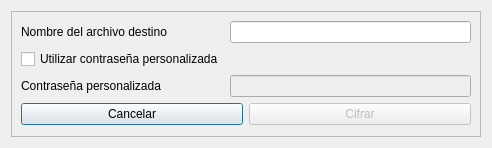
<?xml version="1.0" encoding="UTF-8"?>
<ui version="4.0">
 <class>Cifrar</class>
 <widget class="QDialog" name="Cifrar">
  <property name="geometry">
   <rect>
    <x>0</x>
    <y>0</y>
    <width>492</width>
    <height>148</height>
   </rect>
  </property>
  <property name="windowTitle">
   <string>Dialog</string>
  </property>
  <layout class="QGridLayout" name="gridLayout">
   <item row="0" column="0">
    <widget class="QFrame" name="frame">
     <property name="frameShape">
      <enum>QFrame::StyledPanel</enum>
     </property>
     <property name="frameShadow">
      <enum>QFrame::Raised</enum>
     </property>
     <layout class="QFormLayout" name="formLayout">
      <item row="0" column="0">
       <widget class="QLabel" name="archivoDestinoL">
        <property name="text">
         <string>Nombre del archivo destino</string>
        </property>
       </widget>
      </item>
      <item row="0" column="1">
       <widget class="QLineEdit" name="archivoDestinoLE"/>
      </item>
      <item row="1" column="0">
       <widget class="QCheckBox" name="contrasenaCB">
        <property name="text">
         <string>Utilizar contraseña personalizada</string>
        </property>
       </widget>
      </item>
      <item row="2" column="0">
       <widget class="QLabel" name="contrasenaL">
        <property name="text">
         <string>Contraseña personalizada</string>
        </property>
       </widget>
      </item>
      <item row="2" column="1">
       <widget class="QLineEdit" name="contrasenaLE">
        <property name="enabled">
         <bool>false</bool>
        </property>
       </widget>
      </item>
      <item row="3" column="0" colspan="2">
       <layout class="QHBoxLayout" name="horizontalLayout">
        <item>
         <widget class="QPushButton" name="cancelarPB">
          <property name="text">
           <string>Cancelar</string>
          </property>
         </widget>
        </item>
        <item>
         <widget class="QPushButton" name="cifrarPB">
          <property name="enabled">
           <bool>false</bool>
          </property>
          <property name="text">
           <string>Cifrar</string>
          </property>
         </widget>
        </item>
       </layout>
      </item>
     </layout>
    </widget>
   </item>
  </layout>
 </widget>
 <resources/>
 <connections>
  <connection>
   <sender>cancelarPB</sender>
   <signal>clicked()</signal>
   <receiver>Cifrar</receiver>
   <slot>close()</slot>
   <hints>
    <hint type="sourcelabel">
     <x>197</x>
     <y>115</y>
    </hint>
    <hint type="destinationlabel">
     <x>220</x>
     <y>144</y>
    </hint>
   </hints>
  </connection>
 </connections>
</ui>
